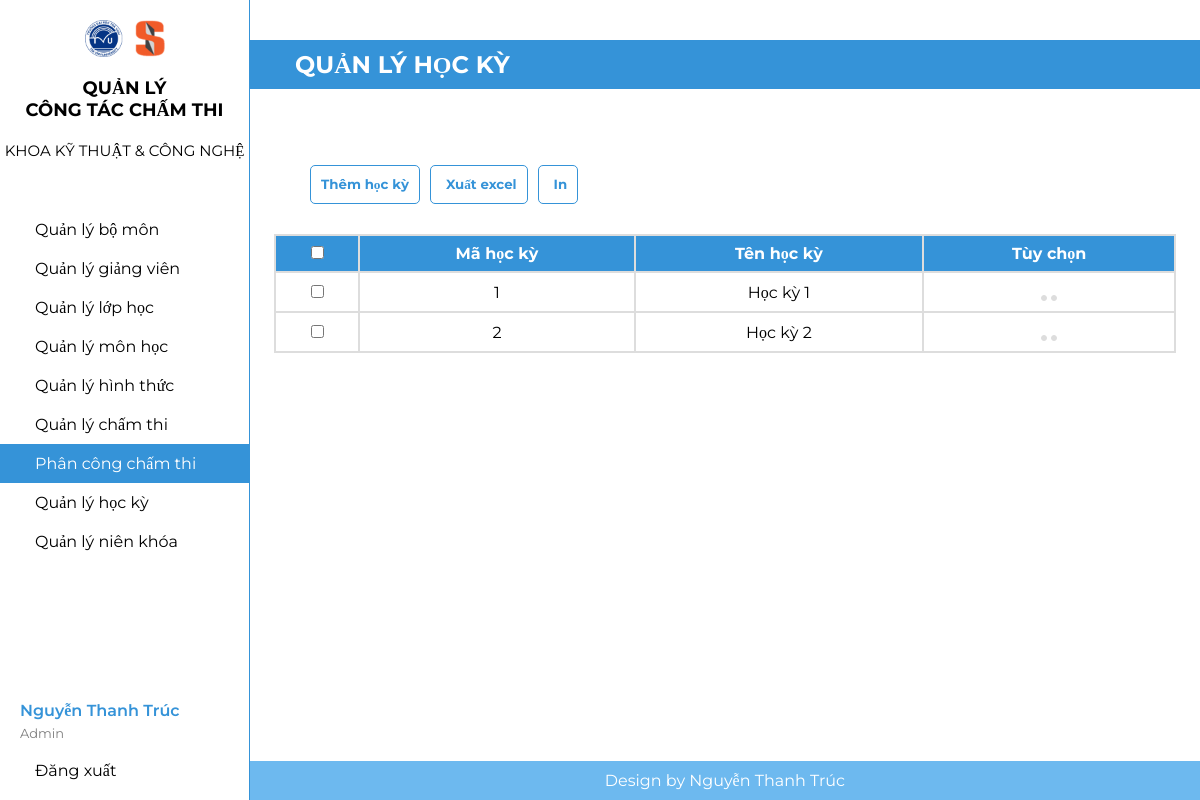
Page /hocky.php (signed in) on the committed database.
### tables this page shows
CREATE TABLE `hocky` (
  `MaHK` int(11) NOT NULL,
  `TenHK` varchar(20) NOT NULL
);

### hocky.php (the view, shortened to what this page needs)
<?php
include("headerad.php");
?>
            <div class="h2text">
            <h2>
                QUẢN LÝ HỌC KỲ
            </h2>
            </div>
                <div class="btn">
                    <button>
                        <a href="themhk.php">
                            Thêm học kỳ
                        </a>
                    </button>
                    <button>
                        Xuất excel
                    </button>
                    <button>
                        In
                    </button>
                </div>
            <div class="quanly">
                <table class="table">
                    <tr>
                        <th><input type="checkbox"/></th>
                        <th>Mã học kỳ</th>
                        <th>Tên học kỳ</th>
                        <th>Tùy chọn</th>
                    </tr>
                    <?php
                        include("ketnoi.php");
                        $sql="select * from hocky";
                        $kq=mysqli_query($conn,$sql) or die ("Không thể xuất thông tin".mysqli_error());
                        while($row=mysqli_fetch_array($kq))
                        {
                            echo "<tr>";
                        echo "<td height='40px'><input type='checkbox'></td>";
                        echo "<td>" . $row["MaHK"] . "</td>";
                        $usern = $row["MaHK"];
                        echo "<td>" . $row["TenHK"] . "</td>";
                        echo "<td>
                        <a href='suahk.php?user=$usern'><button><ion-icon name='pencil'></ion-icon></button></a>
                        <a href='xoahk.php?user=$usern'><button><ion-icon name='trash'></button></ion-icon></a>
                        </td>";
                        echo "</tr>";
                        }
?>
                </table>
            </div>
            <?php
include("footer.php");
?>

### headerad.php (shortened to what this page needs)
<!DOCTYPE html>
<html lang="en">
<head>
    <link rel="stylesheet" href="adminn.css" />
</head>
<body>
<?php
    include("ketnoi.php");
    $userlogin = $_SESSION["admin"];
    $sql2 = "select * from admin where emailad='" . $userlogin . "'";
    $kq2 = mysqli_query($conn, $sql2) or die("Không thể xuất thông tin người dùng " . mysqli_error());
    $admin_login =  mysqli_fetch_array($kq2);
    ?>
    <div class="admin_layout">
        <div class="admin_layout_left">
            <div class="admin_item">
                <img src="./hinh/TVU-SET.png" />
                <h2>QUẢN LÝ<br>CÔNG TÁC CHẤM THI</h2>
                <h3>KHOA KỸ THUẬT & CÔNG NGHỆ</h3>
            </div>
            <div class="admin_tab">
                <a href="bomon.php" class="tab_item">
                    <span>Quản lý bộ môn</span>
                </a>
                <a href="giangvien.php" class="tab_item">
                    <span>Quản lý giảng viên</span>
                </a>
                <a href="lophoc.php" class="tab_item">
                    <span>Quản lý lớp học</span>
                </a>
                <a href="monhoc.php" class="tab_item">
                    <span>Quản lý môn học</span>
                </a>
                <a href="hinhthuc.php" class="tab_item">
                    <span>Quản lý hình thức</span>
                </a>
                <a href="chamthi.php" class="tab_item">
                    <span>Quản lý chấm thi</span>
                </a>
                <a href="phancongcham.php" class="tab_item">
                    <span>Phân công chấm thi</span>
                </a>
                <a href="hocky.php" class="tab_item">
                    <span>Quản lý học kỳ</span>
                </a>
                <a href="nienkhoa.php" class="tab_item">
                    <span>Quản lý niên khóa</span>
                </a>
            </div>
            <div class="fi_tab">
                <div class="fi_tab_item_info">
                    <div class="fi_tab_itemtext">
                        <span><?php echo $admin_login["tenad"]; ?></span>
                    </div>
                    <div class="fi_tab_itemadimin">
                        <span>Admin</span>
                    </div>
                </div>
                <a href="logout.php" class="fi_tab_logout">
                    <span>Đăng xuất</span>
                </a>
            </div>
        </div>
        <div class="admin_layout_right">

### adminn.css (style rules this page uses)
* { margin: 0; padding: 0; box-sizing: border-box; font-family: Montserrat; }
.admin_layout { display: flex; width: 100%; height: 100vh; }
.admin_layout_left { display: flex; flex-direction: column; background-color: white; width: 250px; height: 100%; border-right: 1px solid #3593D8; position: relative; }
.admin_layout_right { display: flex; flex-direction: column; background-color: white; flex: 1; min-height: 100%; position: relative; }
.admin_item { display: flex; flex-direction: column; align-items: center; gap: 10px; }
.admin_item img { display: block; width: 80px; padding-top: 20px; }
.admin_item h2 { font-size: 18px; text-align: center; }
.admin_item h3 { font-size: 15px; font-weight: 400; }
.admin_tab { display: flex; flex-direction: column; margin-top: 50px; width: 100%; }
.tab_item { display: flex; align-items: center; padding: 10px 20px; gap: 15px; text-decoration: none; color: black; }
.fi_tab { display: flex; flex-direction: column; position: absolute; width: 100%; bottom: 10px; }
.fi_tab_item_info { display: flex; flex-direction: column; padding: 10px 20px; gap: 5px; }
.fi_tab_logout { display: flex; align-items: center; padding: 10px 20px; gap: 15px; text-decoration: none; color: black; }
.fi_tab_itemtext { display: flex; color: #3593D8; font-weight: 600; }
.fi_tab_itemadimin { display: flex; color: gray; font-size: small; }

### headerad.php (style rules this page uses)
* { text-decoration: none; }
.quanly { display: flex; flex-direction: column; align-items: center; }
h2 { display: flex; align-items: center; padding: 10px 20px; gap: 15px; }
.h2text h2 { color:white; background-color: #3593D8; margin-top: 40px; padding: 10px 30px; }
.btn { display: flex; margin-top: 8%; margin-left: 60px; gap: 10px; align-items: left; }
.btn button a { color:#3593D8; text-decoration: none; }
.btn button { display: flex; border: 1px solid #3593D8; padding: 10px 10px; background-color: white; color: #3593D8; font-weight: bold; border-radius: 5px; gap:5px; }
table { font-family: arial, sans-serif; border-collapse: collapse; width: 95%; align-items: center; border: 2px solid #dddddd; justify-content: center; margin-top: 30px; }
td, th { border: 2px solid #dddddd; text-align: center; padding: 8px; }
th { color: white; background-color: #3593D8; }
td button { background-color: #dddddd; padding: 2px 2px; color:#3593D8; border: 1px solid #dddddd; font-weight: bold; border-radius: 5px; }

### hocky.php (style rules this page uses)
.admin_tab :nth-child(7) { background-color: #3593D8; color: white; }

### rows in the picture
hocky: MaHK "1", TenHK "Học kỳ 1"
hocky: MaHK "2", TenHK "Học kỳ 2"

### other values in the picture
$admin_login["tenad"] "Nguyễn Thanh Trúc"
